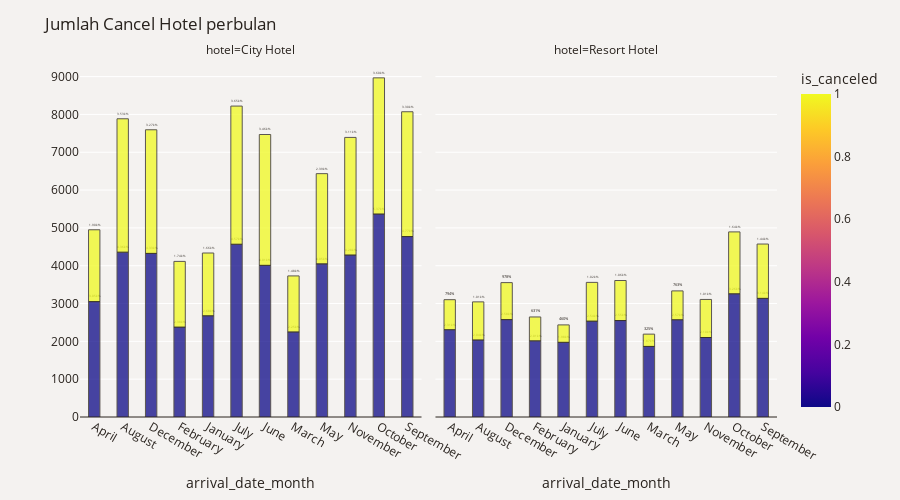

The notebook cell saved with this chart:
### Code cell
#plot_df = df.groupby(['arrival_date_month', 'hotel'])['is_canceled'].value_counts()
#plot_df = plot_df.mul(100).rename('Percent').reset_index()
#fig = px.bar(plot_df, x='arrival_date_month', y='count' ,color='hotel', barmode='group')


plot_df = df.groupby(['arrival_date_month', 'hotel'])['is_canceled'].value_counts()
plot_df = plot_df.mul(1).rename('Percent').reset_index()
fig = px.bar(plot_df, x="arrival_date_month", y="Percent", color="is_canceled", barmode="group",
            text='Percent', opacity=.75,facet_col="hotel", category_orders={'is_canceled': ['0', '1']},
            color_discrete_map={'0': '#C02B34','1': '#CDBBA7'}) 
fig.update_traces(texttemplate='%{text:.3s}%', textposition='outside',
                  marker_line=dict(width=1, color='#28221D'),  width=.4)
fig.update_layout(title_text='Jumlah Cancel Hotel perbulan', yaxis_ticksuffix = '',
                  paper_bgcolor='#F4F2F0', plot_bgcolor='#F4F2F0',font_color='#28221D',
                  height=500, xaxis=dict(tickangle=30))
fig.update_xaxes(showticklabels=True,tickangle=30,col=2)
fig.update_yaxes(title = "", zeroline=True, zerolinewidth=1, zerolinecolor='#28221D')
fig.show()

### Figure 1 — Plotly figure (JSON) as saved in the notebook; plotly's stock layout.template omitted (floating-point values rounded to 4 significant figures)
{"data": [{"alignmentgroup": "True", "hovertemplate": "hotel=City Hotel<br>arrival_date_month=%{x}<br>Percent=%{text}<br>is_canceled=%{marker.color}<extra></extra>", "legendgroup": "", "marker": {"color": [0, 1, 0, 1, 0, 1, 0, 1, 0, 1, 0, 1, 0, 1, 0, 1, 0, 1, 0, 1, 0, 1, 0, 1], "coloraxis": "coloraxis", "line": {"color": "#28221D", "width": 1}, "opacity": 0.75, "pattern": {"shape": ""}}, "name": "", "offsetgroup": "", "orientation": "v", "showlegend": false, "text": [3051, 1899, 4358, 3527, 4326, 3268, 2377, 1737, 2676, 1660, 4568, 3653, 4010, 3459, 2249, 1481, 4049, 2385, 4283, 3109, 5367, 3600, 4770, 3301], "textposition": "outside", "texttemplate": "%{text:.3s}%", "type": "bar", "width": 0.4, "x": ["April", "April", "August", "August", "December", "December", "February", "February", "January", "January", "July", "July", "June", "June", "March", "March", "May", "May", "November", "November", "October", "October", "September", "September"], "xaxis": "x", "y": [3051, 1899, 4358, 3527, 4326, 3268, 2377, 1737, 2676, 1660, 4568, 3653, 4010, 3459, 2249, 1481, 4049, 2385, 4283, 3109, 5367, 3600, 4770, 3301], "yaxis": "y"}, {"alignmentgroup": "True", "hovertemplate": "hotel=Resort Hotel<br>arrival_date_month=%{x}<br>Percent=%{text}<br>is_canceled=%{marker.color}<extra></extra>", "legendgroup": "", "marker": {"color": [0, 1, 0, 1, 0, 1, 0, 1, 0, 1, 0, 1, 0, 1, 0, 1, 0, 1, 0, 1, 0, 1, 0, 1], "coloraxis": "coloraxis", "line": {"color": "#28221D", "width": 1}, "opacity": 0.75, "pattern": {"shape": ""}}, "name": "", "offsetgroup": "", "orientation": "v", "showlegend": false, "text": [2308, 794, 2037, 1007, 2575, 978, 2014, 631, 1975, 460, 2535, 1024, 2550, 1059, 1866, 325, 2571, 763, 2102, 1006, 3257, 1637, 3137, 1436], "textposition": "outside", "texttemplate": "%{text:.3s}%", "type": "bar", "width": 0.4, "x": ["April", "April", "August", "August", "December", "December", "February", "February", "January", "January", "July", "July", "June", "June", "March", "March", "May", "May", "November", "November", "October", "October", "September", "September"], "xaxis": "x2", "y": [2308, 794, 2037, 1007, 2575, 978, 2014, 631, 1975, 460, 2535, 1024, 2550, 1059, 1866, 325, 2571, 763, 2102, 1006, 3257, 1637, 3137, 1436], "yaxis": "y2"}], "layout": {"annotations": [{"font": {}, "showarrow": false, "text": "hotel=City Hotel", "x": 0.245, "xanchor": "center", "xref": "paper", "y": 1, "yanchor": "bottom", "yref": "paper"}, {"font": {}, "showarrow": false, "text": "hotel=Resort Hotel", "x": 0.755, "xanchor": "center", "xref": "paper", "y": 1, "yanchor": "bottom", "yref": "paper"}], "barmode": "group", "coloraxis": {"colorbar": {"title": {"text": "is_canceled"}}, "colorscale": [[0, "#0d0887"], [0.1111, "#46039f"], [0.2222, "#7201a8"], [0.3333, "#9c179e"], [0.4444, "#bd3786"], [0.5556, "#d8576b"], [0.6667, "#ed7953"], [0.7778, "#fb9f3a"], [0.8889, "#fdca26"], [1, "#f0f921"]]}, "font": {"color": "#28221D"}, "height": 500, "legend": {"tracegroupgap": 0}, "margin": {"t": 60}, "paper_bgcolor": "#F4F2F0", "plot_bgcolor": "#F4F2F0", "title": {"text": "Jumlah Cancel Hotel perbulan"}, "xaxis": {"anchor": "y", "domain": [0, 0.49], "tickangle": 30, "title": {"text": "arrival_date_month"}}, "xaxis2": {"anchor": "y2", "domain": [0.51, 1], "matches": "x", "showticklabels": true, "tickangle": 30, "title": {"text": "arrival_date_month"}}, "yaxis": {"anchor": "x", "domain": [0, 1], "ticksuffix": "", "title": {"text": ""}, "zeroline": true, "zerolinecolor": "#28221D", "zerolinewidth": 1}, "yaxis2": {"anchor": "x2", "domain": [0, 1], "matches": "y", "showticklabels": false, "title": {"text": ""}, "zeroline": true, "zerolinecolor": "#28221D", "zerolinewidth": 1}}}
